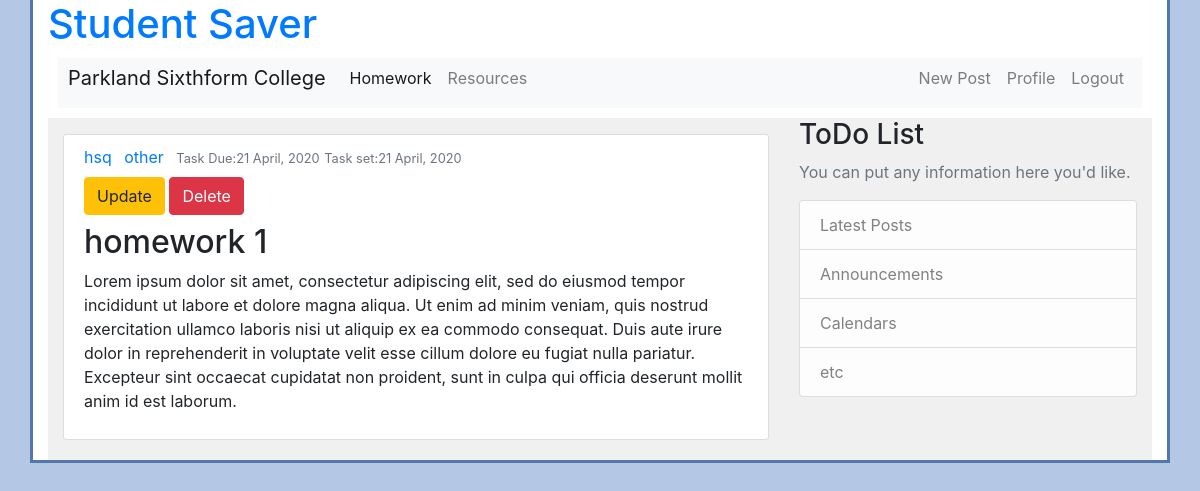
The app's page /post/13/ (signed in) with its own data.
### blog/models.py (models this page shows, shortened)
class Post(models.Model):
    title = models.CharField(max_length=100)
    subject = models.ForeignKey(Subject, on_delete=models.CASCADE)
    slug = models.SlugField(max_length=80, unique=False)
    content = models.TextField()
    date_posted = models.DateTimeField(default=timezone.now )
    date_due = models.DateTimeField(default=timezone.now )
    author = models.ForeignKey(User, on_delete=models.CASCADE)

class Subject(models.Model):
    name = models.CharField(max_length=100)
    slug = models.SlugField(max_length=100, unique=True)
    class Meta:
        ordering = ('name',)
        verbose_name = 'subject'
        verbose_name_plural = 'subjects'
    def __str__(self):
        return self.name

### blog/views.py (the view)
# urls.py: path('post/<int:pk>/', PostDetailView.as_view(), name ='post-detail' ),
class PostDetailView(DetailView):
    model = Post

### blog/templates/blog/post_detail.html
{%extends "blog/base.html"%}
{%block content%}
<article class="media content-section">
<div class="media-body">
 <div class="article-metadata">
   <a class="mr-2" href="{% url 'user-posts' object.author.username %}">{{ object.author }}</a>
   <a class="mr-2" href="{% url 'subject-posts' post.subject %}">{{ post.subject }}</a>
   <small class="text-muted">Task Due:{{ post.date_due|date:"d F, Y" }}</small>
   <small class="text-muted">Task set:{{ post.date_posted|date:"d F, Y" }}</small>
   {% if object.author == user %}
   <div class="mt-2 mb-2">
   <a class="btn btn-warning" href="{% url 'post-update' object.id %}">Update</a>
   <a class="btn btn-danger" href="{% url 'post-delete' object.id %}">Delete</a>
   </div>
   {% endif %}
 </div>
 <h2 class="article-title">{{ object.title }}</h2>
 <p class="article-content">{{ object.content }}</p>
</div>
</article>
{%endblock content%}

### blog/static/blog/main.css (style rules this page uses)
body { background-color: #B4C8E5; }
.content-section { background: #ffffff; padding: 10px 20px; border: 1px solid #dddddd; border-radius: 3px; margin-bottom: 20px; }

### records on screen
Post: author "hsq", subject "other", date_due "21 April, 2020", date_posted "21 April, 2020", title "homework 1", content "Lorem ipsum dolor sit amet, consectetur adipiscing elit, sed do eiusmod tempor incididunt ut labore et dolore magna aliqua. Ut enim ad minim veniam, quis nostrud exercitation ullamco laboris nisi ut aliquip ex ea commodo consequat. Duis aute irure dolor in reprehenderit in voluptate velit esse cillum dolore eu fugiat nulla pariatur. Excepteur sint occaecat cupidatat non proident, sunt in culpa qui officia deserunt mollit anim id est laborum."
